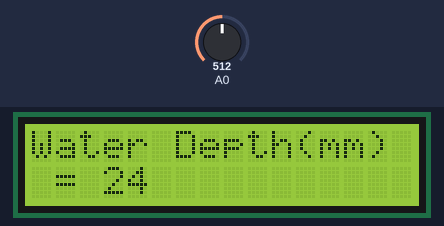
Recording of a sketch running on a simulated Arduino Uno, built with avr-gcc and run on an emulated ATmega328P. On the bench: 16×2 character LCD. Inputs (shaded band) come from the test bench; at power-on: A0 = 512. What the sketch prints to the serial monitor is not drawn.

Above: at 1.2 s.
1.3 s: A0 set to 716
At 2.3 s:
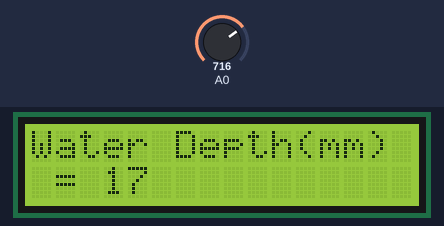
2.8 s: A0 set to 900
At 3.3 s:
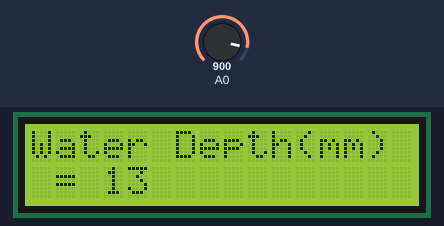
4.3 s: A0 set to 1023
At 5.6 s:
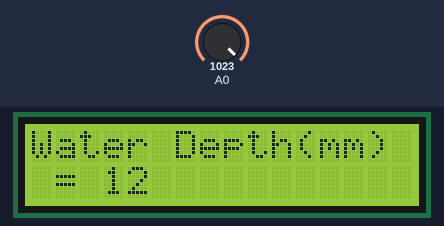
Timing chart, 0 to 7.3 s (numbered marks = the images above; inputs shaded):
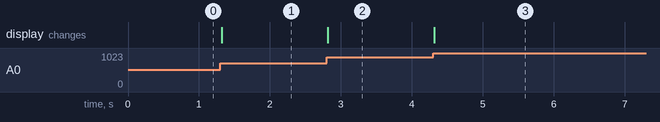

Measured:
- after the input at 1.3 s, the display: changes at once (image 1)
- after the input at 2.8 s, the display: changes at once (image 2)
- after the input at 4.3 s, the display: changes at once (image 3)

The sketch:

waterLevel_sep26b.ino
```cpp
#include<LiquidCrystal.h>

float volt=0;
float sensor=0;
int  i= 0;
LiquidCrystal lcd(2,3,4,5,6,7);

void setup()
{
  //pinMode(led,OUTPUT);   // put your setup code here, to run once:
  //pinMode(buzz,OUTPUT);// put your setup code here, to run once:
  lcd.begin(16,2);
Serial.begin(9600);


}

void loop()
{

  sensor=analogRead(A0);
  //Serial.println(sensor);
 volt = (3.3*sensor)/1024;
 i=40/volt;
  Serial.println(volt);
  Serial.println(i);
  lcd.setCursor(0,0);
lcd.print("Water Depth(mm) =");
lcd.setCursor(1,1);
lcd.print("= ");
lcd.print(i);


  // put your main code here, to run repeatedly:

}
```
